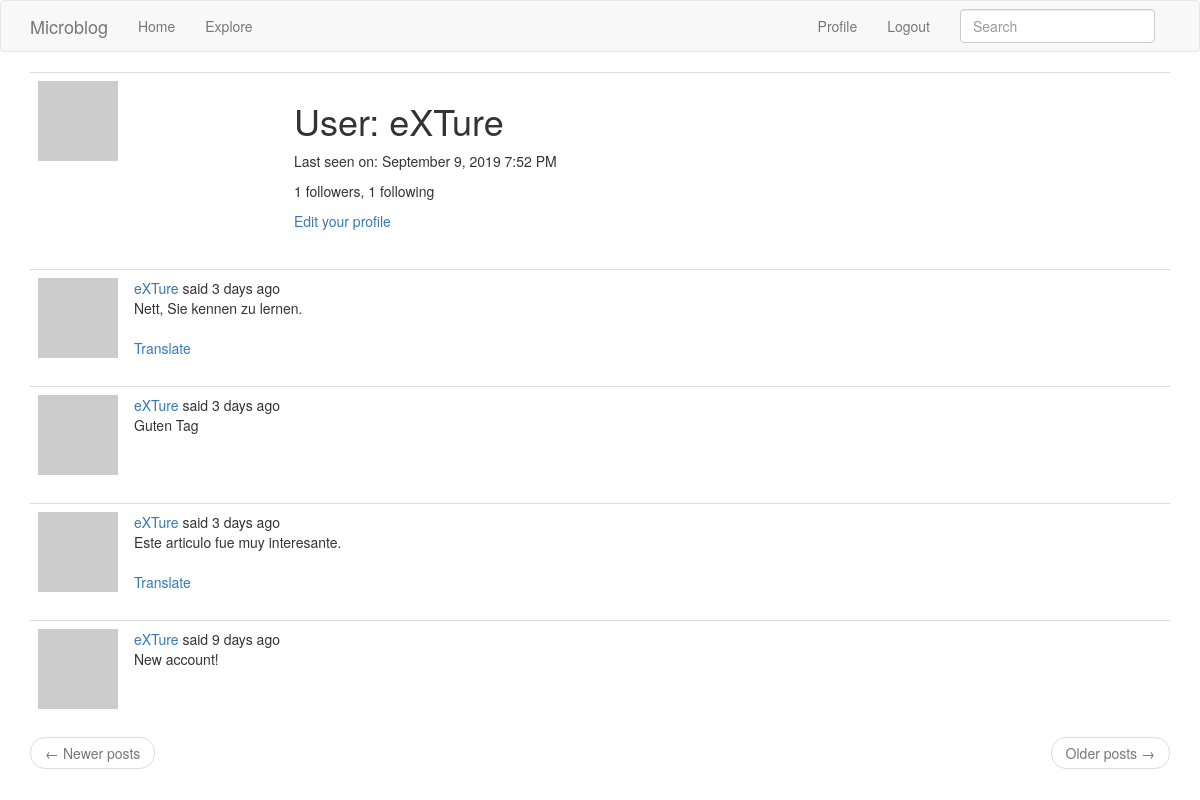
Page /user/eXTure (signed in) on the earlier database version.
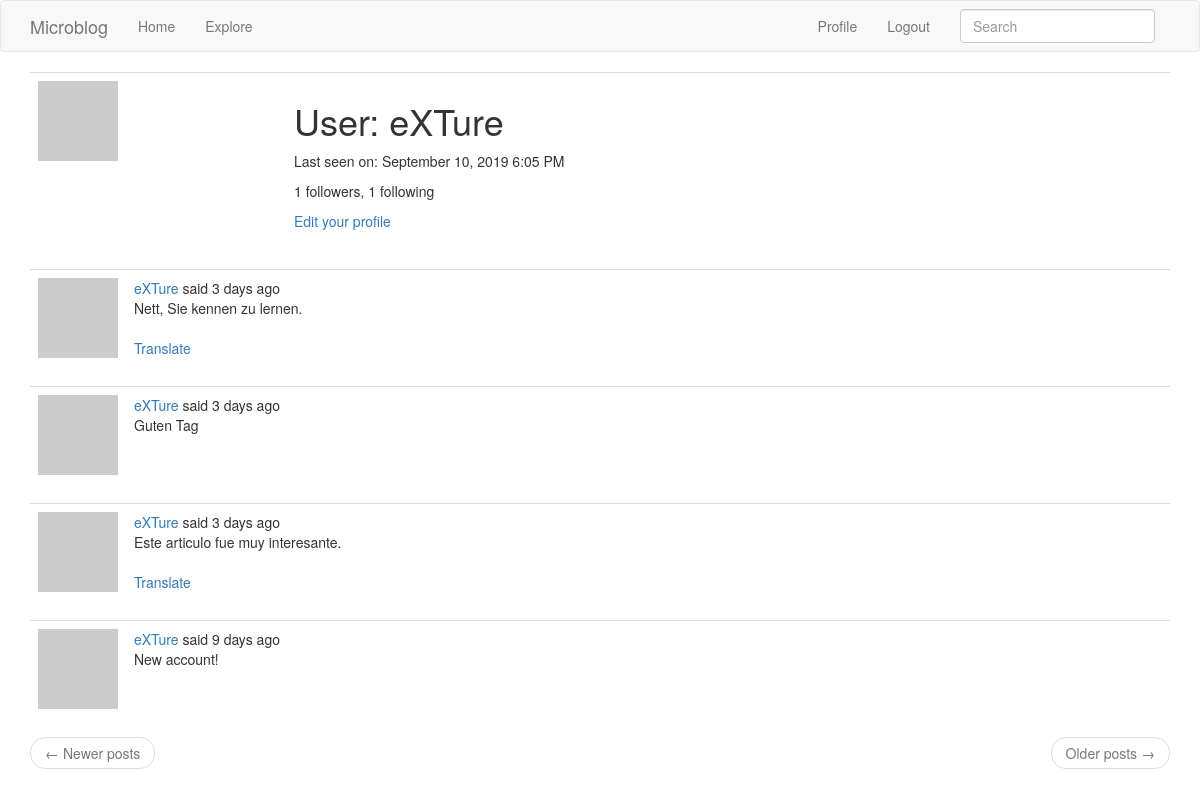
Same page on the later database version.
### app/models.py (models this page shows, shortened)
class User(UserMixin, db.Model):
    id = db.Column(db.Integer, primary_key=True)
    username = db.Column(db.String(64), index=True, unique=True)
    email = db.Column(db.String(120), index=True, unique=True)
    password_hash = db.Column(db.String(128))
    posts = db.relationship('Post', backref='author', lazy='dynamic')
    about_me = db.Column(db.String(140))
    last_seen = db.Column(db.DateTime, default=datetime.utcnow)
    followed = db.relationship(
        'User', secondary=followers,
        primaryjoin=(followers.c.follower_id == id),
        secondaryjoin=(followers.c.followed_id == id),
        backref=db.backref('followers', lazy='dynamic'), lazy='dynamic')
    def avatar(self, size):
        digest = md5(self.email.lower().encode('utf-8')).hexdigest()
        return 'https://www.gravatar.com/avatar/{}?d=identicon&s={}'.format(
            digest, size)

class SearchableMixin(object):
    @classmethod
    def before_commit(cls, session):
        session._changes = {
            'add': list(session.new),
            'update': list(session.dirty),
            'delete': list(session.deleted)
        }
    @classmethod
    def after_commit(cls, session):
        for obj in session._changes['add']:
            if isinstance(obj, SearchableMixin):
                add_to_index(obj.__tablename__, obj)
        for obj in session._changes['update']:
            if isinstance(obj, SearchableMixin):
                add_to_index(obj.__tablename__, obj)
        for obj in session._changes['delete']:
            if isinstance(obj, SearchableMixin):
                remove_from_index(obj.__tablename__, obj)
        session._changes = None

class Post(SearchableMixin, db.Model):
    __searchable__ = ['body']
    id = db.Column(db.Integer, primary_key=True)
    body = db.Column(db.String(140))
    timestamp = db.Column(db.DateTime, index=True, default=datetime.utcnow)
    user_id = db.Column(db.Integer, db.ForeignKey('user.id'))
    language = db.Column(db.String(5))

### app/main/routes.py (the view)
@bp.route('/user/<username>')
@login_required
def user(username):
    user = User.query.filter_by(username=username).first_or_404()
    page = request.args.get('page', 1, type=int)
    posts = user.posts.order_by(Post.timestamp.desc()).paginate(
        page, current_app.config['POSTS_PER_PAGE'], False)
    next_url = url_for('main.user', username=user.username,
                       page=posts.next_num) if posts.has_next else None
    prev_url = url_for('main.user', username=user.username,
                       page=posts.prev_num) if posts.has_prev else None
    return render_template('user.html', user=user, posts=posts.items,
                           next_url=next_url, prev_url=prev_url)

### app/main/forms.py
class SearchForm(FlaskForm):
    q = StringField(_l('Search'), validators=[DataRequired()])
    def __init__(self, *args, **kwargs):
        if 'formdata' not in kwargs:
            kwargs['formdata'] = request.args
        if 'csrf_enabled' not in kwargs:
            kwargs['csrf_enabled'] = False
        super(SearchForm, self).__init__(*args, **kwargs)

### app/main/routes.py (called while the page is built)
@bp.before_app_request
def before_request():
    if current_user.is_authenticated:
        current_user.last_seen = datetime.utcnow()
        db.session.commit()
        g.search_form = SearchForm()
    g.locale = str(get_locale())

### app/models.py (called while the page is built)
@login.user_loader
def load_user(id):
    return User.query.get(int(id))

### app/templates/user.html (shortened to what this page needs)
{% extends "base.html" %}
{% block app_content %}
    <table class="table table-hover">
        <tr>
            <td width="256px"><img src="{{ user.avatar(256) }}"></td>
            <td>
                <h1>{{ _('User') }}: {{ user.username }}</h1>
                {% if user.last_seen %}
                <p>{{ _('Last seen on') }}: {{ moment(user.last_seen).format('LLL') }}</p>
                {% endif %}
                <p>{{ _('%(count)d followers', count=user.followers.count()) }}, {{ _('%(count)d following', count=user.followed.count()) }}</p>
                {% if user == current_user %}
                <p><a href="{{ url_for('main.edit_profile') }}">{{ _('Edit your profile') }}</a></p>
                {% elif not current_user.is_following(user) %}
                <p><a href="{{ url_for('main.follow', username=user.username) }}">{{ _('Follow') }}</a></p>
                {% else %}
                <p><a href="{{ url_for('main.unfollow', username=user.username) }}">{{ _('Unfollow') }}</a></p>
                {% endif %}
            </td>
        </tr>
    </table>
    {% for post in posts %}
        {% include '_post.html' %}
    {% endfor %}
    <nav aria-label="...">
        <ul class="pager">
            <li class="previous{% if not prev_url %} disabled{% endif %}">
                <a href="{{ prev_url or '#' }}">
                    <span aria-hidden="true">&larr;</span> {{ _('Newer posts') }}
                </a>
            </li>
            <li class="next{% if not next_url %} disabled{% endif %}">
                <a href="{{ next_url or '#' }}">
                    {{ _('Older posts') }} <span aria-hidden="true">&rarr;</span>
                </a>
            </li>
        </ul>
    </nav>
{% endblock %}

### app/templates/base.html (shortened to what this page needs)
{% extends 'bootstrap/base.html' %}
{% block navbar %}
    <nav class="navbar navbar-default">
        <div class="container">
            <div class="navbar-header">
                <a class="navbar-brand" href="{{ url_for('main.index') }}">Microblog</a>
            </div>
            <div class="collapse navbar-collapse" id="bs-example-navbar-collapse-1">
                <ul class="nav navbar-nav">
                    <li><a href="{{ url_for('main.index') }}">{{ _('Home') }}</a></li>
                    <li><a href="{{ url_for('main.explore') }}">{{ _('Explore') }}</a></li>
                </ul>
                {% if g.search_form %}
                <form class="navbar-form navbar-right" method="get"
                    action="{{ url_for('main.search') }}">
                  <div class="form-group">
                    {{ g.search_form.q(size=20, class='form-control',
                        placeholder=g.search_form.q.label.text) }}
                  </div>
                </form>
                {% endif %}
                <ul class="nav navbar-nav navbar-right">
                    {% if current_user.is_anonymous %}
                    <li><a href="{{ url_for('auth.login') }}">{{ _('Login') }}</a></li>
                    {% else %}
                    <li><a href="{{ url_for('main.user', username=current_user.username) }}">{{ _('Profile') }}</a></li>
                    <li><a href="{{ url_for('auth.logout') }}">{{ _('Logout') }}</a></li>
                    {% endif %}
                </ul>
            </div>
        </div>
    </nav>
{% endblock %}
{% block content %}
    <div class="container">
        {% block app_content %}{% endblock %}
    </div>
{% endblock %}

### app/templates/_post.html (shortened to what this page needs)
    <table class="table table-hover">
        <tr>
            <td width="70px">
                <a href="{{ url_for('main.user', username=post.author.username) }}">
                    <img src="{{ post.author.avatar(70) }}" />
                </a>
            </td>
            <td>
                {{ _('%(username)s said %(when)s',
                    username=user_link, when=moment(post.timestamp).fromNow()) }}
                <br>
                <span id="post{{ post.id }}">{{ post.body }}</span>
                {% if post.language and post.language != g.locale %}
                <br><br>
                <span id="translation{{ post.id }}">
                    <a href="javascript:translate(
                                '#post{{ post.id }}',
                                '#translation{{ post.id }}',
                                '{{ post.language }}',
                                '{{ g.locale }}');">{{ _('Translate') }}</a>
                </span>
                {% endif %}
            </td>
        </tr>
    </table>

Differences in the rows shown:
changed User "eXTure": last_seen "September 9, 2019 7:52 PM" → "September 10, 2019 6:05 PM"
